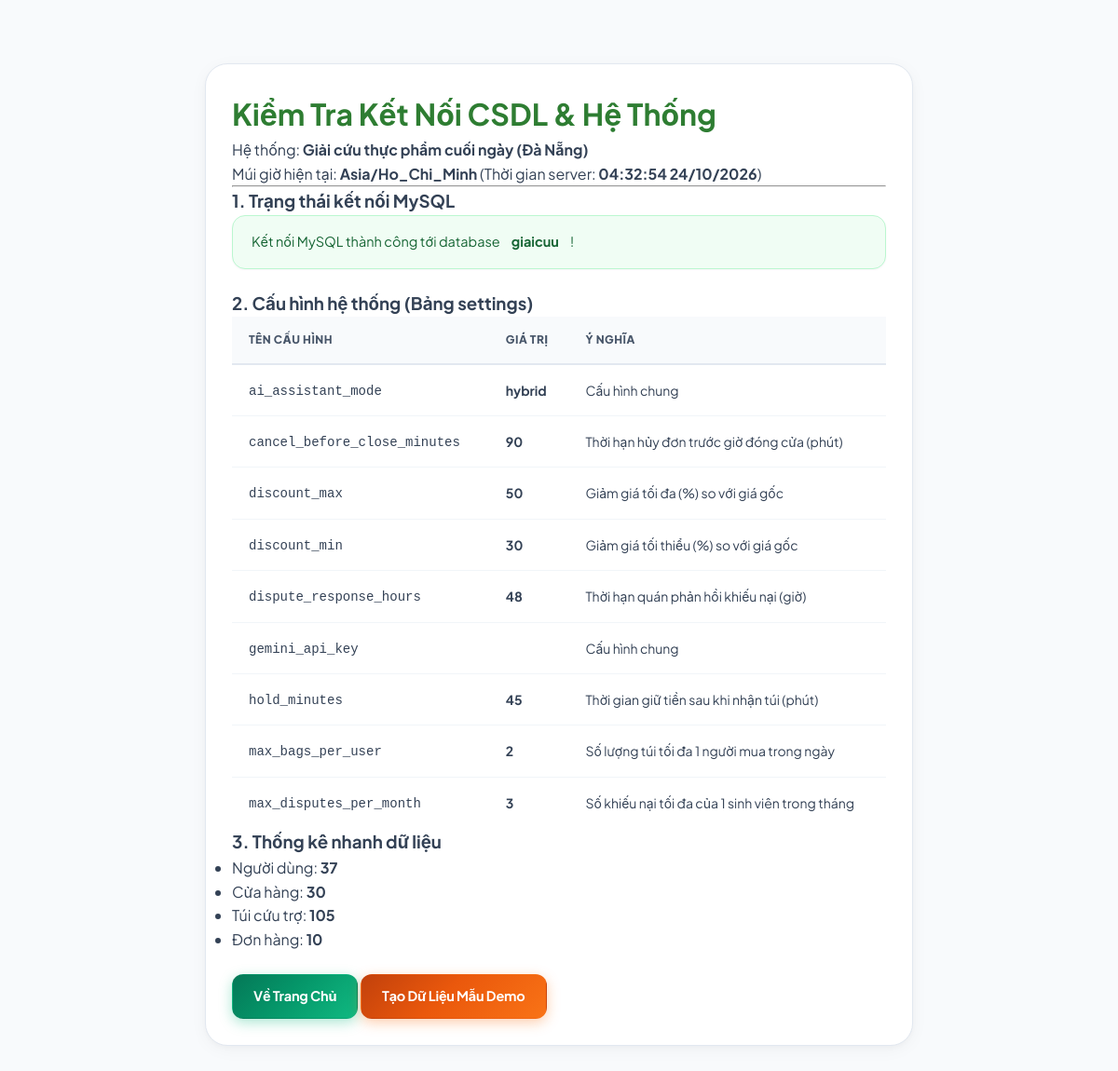
The app's page /test_ket_noi.php with its own data.
### tables this page shows
CREATE TABLE `settings` (
  `name` varchar(50) NOT NULL,
  `value` varchar(255) NOT NULL,
  PRIMARY KEY (`name`)
);

### config.php (called while the page is built, shortened)
<?php
$db_name = 'giaicuu';
?>

### test_ket_noi.php (the view, shortened to what this page needs)
<?php
require_once __DIR__ . '/config.php';
?>
<!DOCTYPE html>
<html lang="vi">
<head>
    <link rel="stylesheet" href="<?php echo BASE_URL; ?>css/style.css">
</head>
<body>
    <div class="container" style="max-width: 800px; margin-top: 40px;">
        <div class="card">
            <h1 style="color: #2e7d32;">Kiểm Tra Kết Nối CSDL & Hệ Thống</h1>
            <p>Hệ thống: <strong>Giải cứu thực phẩm cuối ngày (Đà Nẵng)</strong></p>
            <p>Múi giờ hiện tại: <strong><?php echo date_default_timezone_get(); ?></strong> (Thời gian server: <strong><?php echo date('H:i:s d/m/Y'); ?></strong>)</p>
            <hr>
            <h3>1. Trạng thái kết nối MySQL</h3>
            <?php if ($conn): ?>
                <div class="alert alert-success">
                    Kết nối MySQL thành công tới database <strong><?php echo htmlspecialchars($db_name); ?></strong>!
                </div>
            <?php else: ?>
                <div class="alert alert-danger">
                    Kết nối thất bại: <?php echo mysqli_connect_error(); ?>
                </div>
            <?php endif; ?>
            <h3>2. Cấu hình hệ thống (Bảng settings)</h3>
            <table class="table">
                <thead>
                    <tr>
                        <th>Tên cấu hình</th>
                        <th>Giá trị</th>
                        <th>Ý nghĩa</th>
                    </tr>
                </thead>
                <tbody>
                    <?php
                    $res = mysqli_query($conn, "SELECT * FROM settings ORDER BY name ASC");
                    $meanings = [
                        'discount_min' => 'Giảm giá tối thiểu (%) so với giá gốc',
                        'discount_max' => 'Giảm giá tối đa (%) so với giá gốc',
                        'cancel_before_close_minutes' => 'Thời hạn hủy đơn trước giờ đóng cửa (phút)',
                        'hold_minutes' => 'Thời gian giữ tiền sau khi nhận túi (phút)',
                        'dispute_response_hours' => 'Thời hạn quán phản hồi khiếu nại (giờ)',
                        'max_bags_per_user' => 'Số lượng túi tối đa 1 người mua trong ngày',
                        'max_disputes_per_month' => 'Số khiếu nại tối đa của 1 sinh viên trong tháng'
                    ];
                    while ($row = mysqli_fetch_assoc($res)) {
                        $k = $row['name'];
                        $v = $row['value'];
                        $m = $meanings[$k] ?? 'Cấu hình chung';
                        echo "<tr>";
                        echo "<td><code>" . htmlspecialchars($k) . "</code></td>";
                        echo "<td><strong>" . htmlspecialchars($v) . "</strong></td>";
                        echo "<td>" . htmlspecialchars($m) . "</td>";
                        echo "</tr>";
                    }
                    ?>
                </tbody>
            </table>
            <h3>3. Thống kê nhanh dữ liệu</h3>
            <ul>
                <?php
                $u_count = mysqli_fetch_assoc(mysqli_query($conn, "SELECT COUNT(*) AS c FROM users"))['c'];
                $s_count = mysqli_fetch_assoc(mysqli_query($conn, "SELECT COUNT(*) AS c FROM shops"))['c'];
                $b_count = mysqli_fetch_assoc(mysqli_query($conn, "SELECT COUNT(*) AS c FROM bags"))['c'];
                $o_count = mysqli_fetch_assoc(mysqli_query($conn, "SELECT COUNT(*) AS c FROM orders"))['c'];
                ?>
                <li>Người dùng: <strong><?php echo $u_count; ?></strong></li>
                <li>Cửa hàng: <strong><?php echo $s_count; ?></strong></li>
                <li>Túi cứu trợ: <strong><?php echo $b_count; ?></strong></li>
                <li>Đơn hàng: <strong><?php echo $o_count; ?></strong></li>
            </ul>
            <div style="margin-top: 25px;">
                <a href="<?php echo BASE_URL; ?>index.php" class="btn btn-primary">Về Trang Chủ</a>
                <a href="<?php echo BASE_URL; ?>tao_du_lieu_mau.php" class="btn btn-secondary">Tạo Dữ Liệu Mẫu Demo</a>
            </div>
        </div>
    </div>
</body>
</html>

### css/style.css (style rules this page uses)
:root { --primary-color: #059669; --primary-dark: #047857; --primary-deep: #064e3b; --primary-light: #ecfdf5; --primary-subtle: #d1fae5; --primary-hover: #10b981; --primary-gradient: linear-gradient(135deg, #047857 0%, #059669 45%, #10b981 100%); --primary-glow: rgba(16, 185, 129, 0.35); --secondary-color: #ea580c; --secondary-dark: #c2410c; --secondary-light: #fff7ed; --secondary-subtle: #ffedd5; --secondary-hover: #f97316; --secondary-gradient: linear-gradient(135deg, #c2410c 0%, #ea580c 45%, #f97316 100%); --secondary-glow: rgba(249, 115, 22, 0.35); --accent-gold: #f59e0b; --accent-gold-light: #fef3c7; --accent-gold-gradient: linear-gradient(135deg, #d97706 0%, #f59e0b 50%, #fbbf24 100%); --text-dark: #0f172a; --text-heading: #1e293b; --text-body: #334155; --text-muted: #64748b; --text-light: #94a3b8; --bg-page: #f8fafc; --bg-surface: #ffffff; --bg-card: #ffffff; --bg-subtle: #f1f5f9; --border-color: #e2e8f0; --border-light: #f1f5f9; --border-hover: #a7f3d0; --border-focus: #10b981; --shadow-xs: 0 1px 2px 0 rgba(15, 23, 42, 0.04); --shadow-sm: 0 2px 4px -1px rgba(15, 23, 42, 0.06), 0 1px 2px -1px rgba(15, 23, 42, 0.04); --shadow-md: 0 6px 16px -2px rgba(15, 23, 42, 0.08), 0 2px 6px -2px rgba(15, 23, 42, 0.04); --shadow-lg: 0 12px 28px -4px rgba(15, 23, 42, 0.1), 0 4px 12px -3px rgba(15, 23, 42, 0.05); --shadow-xl: 0 20px 40px -8px rgba(15, 23, 42, 0.14), 0 8px 16px -4px rgba(15, 23, 42, 0.06); --shadow-card: 0 4px 20px -2px rgba(15, 23, 42, 0.05), 0 2px 6px -1px rgba(15, 23, 42, 0.03); --shadow-card-hover: 0 18px 36px -6px rgba(5, 150, 105, 0.16), 0 8px 16px -3px rgba(15, 23, 42, 0.06); --success-color: #10b981; --success-light: #ecfdf5; --success-border: #a7f3d0; --danger-color: #ef4444; --danger-light: #fef2f2; --danger-border: #fecaca; --warning-color: #f59e0b; --warning-light: #fffbeb; --warning-border: #fde68a; --info-color: #0ea5e9; --info-light: #f0f9ff; --info-border: #bae6fd; --purple-color: #8b5cf6; --purple-light: #f5f3ff; --purple-border: #ddd6fe; --radius-sm: 8px; --radius-md: 12px; --radius-lg: 18px; --radius-xl: 24px; --radius-full: 9999px; }
*, *::before, *::after { box-sizing: border-box; margin: 0; padding: 0; }
html { scroll-behavior: smooth; }
body { font-family: 'Plus Jakarta Sans', 'Inter', -apple-system, BlinkMacSystemFont, "Segoe UI", Roboto, sans-serif; background-color: var(--bg-page); color: var(--text-body); line-height: 1.6; display: flex; flex-direction: column; min-height: 100vh; -webkit-font-smoothing: antialiased; -moz-osx-font-smoothing: grayscale; }
.container { width: 100%; max-width: 1220px; margin-left: auto; margin-right: auto; padding: 28px 20px; }
.card { background: var(--bg-card); border: 1px solid var(--border-color); border-radius: var(--radius-xl); padding: 28px; margin-bottom: 24px; box-shadow: var(--shadow-card); transition: all 0.3s cubic-bezier(0.16, 1, 0.3, 1); position: relative; }
.btn { display: inline-flex; align-items: center; justify-content: center; gap: 8px; padding: 11px 22px; font-size: 14.5px; font-weight: 700; text-align: center; text-decoration: none; border-radius: 12px; cursor: pointer; border: 1px solid transparent; transition: all 0.25s cubic-bezier(0.16, 1, 0.3, 1); letter-spacing: -0.2px; font-family: inherit; }
.btn-primary { background: var(--primary-gradient); color: #ffffff; box-shadow: 0 4px 14px var(--primary-glow); }
.btn-secondary { background: var(--secondary-gradient); color: #ffffff; box-shadow: 0 4px 14px var(--secondary-glow); }
.table { width: 100%; border-collapse: collapse; background: #ffffff; }
.table th, .table td { padding: 15px 18px; border-bottom: 1px solid #f1f5f9; text-align: left; font-size: 14px; }
.table th { background-color: #f8fafc; color: #475569; font-weight: 800; text-transform: uppercase; font-size: 12px; letter-spacing: 0.5px; border-bottom: 2px solid var(--border-color); }
.table tr:last-child td { border-bottom: none; }
.alert { padding: 16px 20px; border-radius: 14px; margin-bottom: 22px; font-size: 14.5px; border: 1px solid transparent; line-height: 1.6; display: flex; align-items: center; gap: 12px; box-shadow: var(--shadow-xs); }
.alert-success { background-color: #f0fdf4; color: #166534; border-color: #bbf7d0; }

### records on screen
settings: name "ai_assistant_mode", value "hybrid", name "Cấu hình chung"
settings: name "cancel_before_close_minutes", value "90", name "Thời hạn hủy đơn trước giờ đóng cửa (phút)"
settings: name "discount_max", value "50", name "Giảm giá tối đa (%) so với giá gốc"
settings: name "discount_min", value "30", name "Giảm giá tối thiểu (%) so với giá gốc"
settings: name "dispute_response_hours", value "48", name "Thời hạn quán phản hồi khiếu nại (giờ)"
settings: name "gemini_api_key", name "Cấu hình chung"
settings: name "hold_minutes", value "45", name "Thời gian giữ tiền sau khi nhận túi (phút)"
settings: name "max_bags_per_user", value "2", name "Số lượng túi tối đa 1 người mua trong ngày"
settings: name "max_disputes_per_month", value "3", name "Số khiếu nại tối đa của 1 sinh viên trong tháng"

### other values on screen
date_default_timezone_get() "Asia/Ho_Chi_Minh"
$db_name "giaicuu"
$u_count "37"
$s_count "30"
$b_count "105"
$o_count "10"
